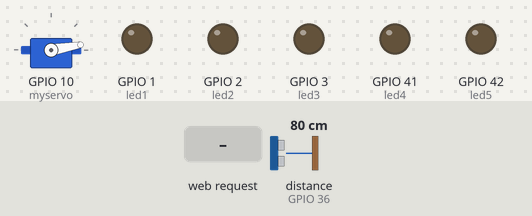
This sketch was run on a simulated ESP32-S2. Parts: servo, output pins drawn as LEDs (lit = HIGH). Wiring (inferred from the names in the program): ultrasonic range finder: trigger GPIO 35; echo GPIO 36. The test bench sets the inputs (shaded band); at power-on: distance to the obstacle (sensor on GPIO 36) 80 cm. The echo pulse lasts 58.3 µs per cm; WiFi joins after 1.5 s; servers stay silent unless stated; pins used as bus, display or sensor lines are not drawn; what the sketch prints to the serial monitor is not drawn.

Above: at 3.7 s.
3.8 s: HTTP request GET /LED_1/on received
At 6.9 s:
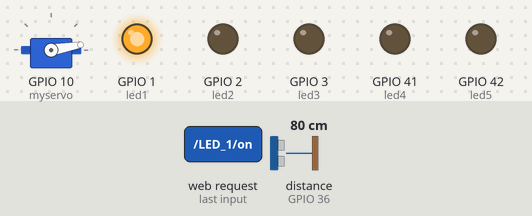
7.7 s: HTTP request GET /LED_2/on received
At 9.6 s:
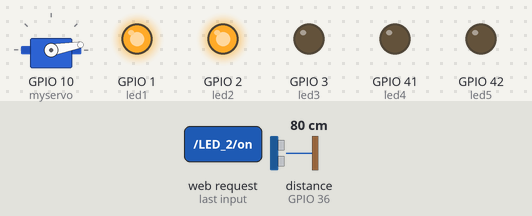
11.6 s: HTTP request GET /LED_1/off received
At 12.4 s:
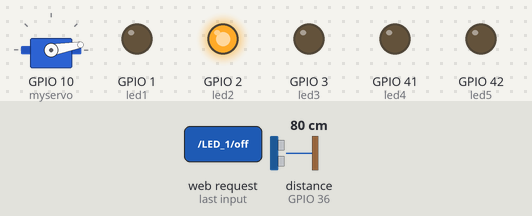
15.5 s: HTTP request GET /LED_3/on received
At 18.9 s:
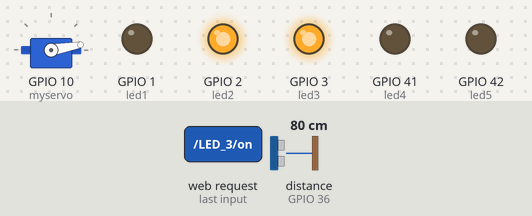
19.5 s: HTTP request GET /LED_2/off received
At 21.6 s:
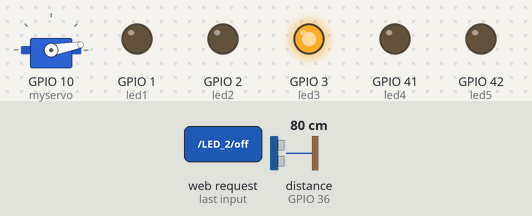
23.4 s: HTTP request GET /LED_4/on received
At 25.6 s:
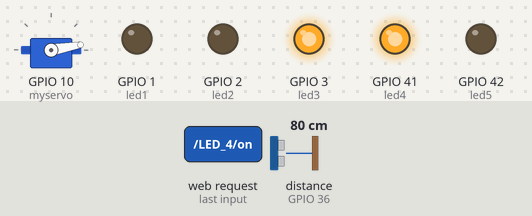
Timing chart, 0 to 27.1 s (numbered marks = the images above; inputs shaded):
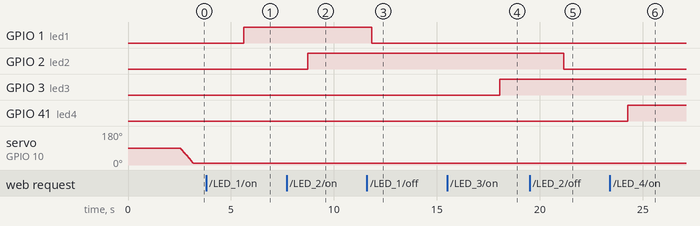

The sketch:

Nodo.ino
```cpp
// Load Wi-Fi library
#include <WiFi.h>
#include <Servo.h>

//global vars para el servo
const int servo = 10;
//constant "kE" de la libreria orignal
Servo myservo = Servo();

// Constantes para la conec WiFi
const char* ssid = "CasquetVolador2G";
const char* password = "ZLe04M4Y41997D1nA";

//const char* ssid = "acm1pt";
//const char* password = "Rocaroc10";

//Iniciar server con port 80
WiFiServer server(80);

// Variable para HTTP request
String header;

// Auxiliar variables to store the current output state
String led1State = "off";
String led2State = "off";
String led3State = "off";
String led4State = "off";
String led5State = "off";

// Assign output variables to GPIO pins
const int led1 = 1;
const int led2 = 2;
const int led3 = 3;
const int led4 = 41;
const int led5 = 42;

//Variables globales para el sensor de ultrasonido
const int Trigger = 35;
const int Echo = 36;
long t, d;

// Current time para los clientes del server
unsigned long currentTime = millis();
// Previous time
unsigned long previousTime = 0;
// Define timeout
const long timeoutTime = 2000;

void setup() {
  //puerto serie ESP32_S2
  Serial.begin(115200);
  // Inicializar the output variables as outputs
  pinMode(led1, OUTPUT);
  pinMode(led2, OUTPUT);
  pinMode(led3, OUTPUT);
  pinMode(led4, OUTPUT);
  pinMode(led5, OUTPUT);
  // Leds en t_0 en LOW (para que este off)
  digitalWrite(led1, LOW);
  digitalWrite(led2, LOW);
  digitalWrite(led3, LOW);
  digitalWrite(led4, LOW);
  digitalWrite(led5, LOW);

  //echo trigger sensor
  pinMode(Trigger, OUTPUT);
  pinMode(Echo, INPUT);
  myservo.attach(10);

  //Wifi net and server start
  connectWiFi();
  server.begin();
}

void loop(){

  digitalWrite(Trigger, HIGH);
  //con esto enviamos los pulsos
  delayMicroseconds(10);
  digitalWrite(Trigger, LOW);

  //obtenemos el ancho del pulso
  t = pulseIn(Echo, HIGH);
  //escalamos el tiempo a una distancia en cm
  d = t/59;

  Serial.print("Distancia: ");
  Serial.print(d);
  Serial.print("cm");
  Serial.println();

  //si la distancia es menor a 80 enciende el servo que acciona la puerta del parking
  if (d < 80 ){
    Serial.println("Enciende el motor");
    myservo.write(servo, 80);
    delay(3000);

  }
  else {
    Serial.println("Apagamos motor ");
    myservo.write(servo, 175);
    delay(1500);

  }
  delay(100);

  //Escuchamos a los clientes
  WiFiClient client = server.available();

  //--------------------

  //Verificamos si tenemos cliente.
  if (client) {

    //variables para el cliente
    currentTime = millis();
    previousTime = currentTime;
    Serial.println("New Client.");
    String currentLine = "";

    // Bucle que se ejecuta mientras el cliente este conectado y no haya superado el
    //timeout impuesto anteriormente
    while (client.connected() && currentTime - previousTime <= timeoutTime) {
      currentTime = millis();

      //Miramos si hay bytes disponibles para leer desde el cliente (request by client)
      //si devuelve true entonces estamos teniendo una request.
      if (client.available()) {
        //leemos el byte
        char c = client.read();
        Serial.write(c);
        //agregamos el byte leido al header que usaremos para almacenar la soliciutd HTTP.
        header += c;
        // Comprueba si el byte leído es un carácter de nueva línea. Esto indica el final de una línea en la solicitud HTTP.
        if (c == '\n') {
          //Verifica si la línea actual está vacía. Si es así, significa que ha habido dos caracteres
          //de nueva línea consecutivos, lo que indica el final de la solicitud HTTP del cliente.
          if (currentLine.length() == 0) {
            //Envía una respuesta HTTP al cliente indicando que la solicitud se ha procesado correctamente.
            client.println("HTTP/1.1 200 OK");
            //Envía una cabecera HTTP al cliente indicando el tipo de contenido que se enviará, en este caso, texto HTML que esta abajo.
            client.println("Content-type:text/html");
            client.println("Connection: close");
            client.println();

            // Control de los leds
            if (header.indexOf("GET /LED_1/on") >= 0) {
              Serial.println("GPIO LED_1 on");
              led1State = "on";
              digitalWrite(led1, HIGH);
            } else if (header.indexOf("GET /LED_1/off") >= 0) {
              Serial.println("GPIO LED_1 off");
              led1State = "off";
              digitalWrite(led1, LOW);

            } else if (header.indexOf("GET /LED_2/on") >= 0) {
              Serial.println("GPIO LED_2 on");
              led2State = "on";
              digitalWrite(led2, HIGH);
            } else if (header.indexOf("GET /LED_2/off") >= 0) {
              Serial.println("GPIO LED_2 off");
              led2State = "off";
              digitalWrite(led2, LOW);

            } else if (header.indexOf("GET /LED_3/on") >= 0) {
              Serial.println("GPIO LED_3 on");
              led3State = "on";
              digitalWrite(led3, HIGH);
            } else if (header.indexOf("GET /LED_3/off") >= 0) {
              Serial.println("GPIO LED_3 off");
              led3State = "off";
              digitalWrite(led3, LOW);
            }

             else if (header.indexOf("GET /LED_4/on") >= 0) {
              Serial.println("GPIO LED_4 on");
              led4State = "on";
              digitalWrite(led4, HIGH);
            } else if (header.indexOf("GET /LED_4/off") >= 0) {
              Serial.println("GPIO LED_4 off");
              led4State = "off";
              digitalWrite(led4, LOW);
            }

              else if (header.indexOf("GET /LED_5/on") >= 0) {
              Serial.println("GPIO LED_5 on");
              led5State = "on";
              digitalWrite(led5, HIGH);
            } else if (header.indexOf("GET /LED_5/off") >= 0) {
              Serial.println("GPIO LED_5 off");
              led5State = "off";
              digitalWrite(led5, LOW);
            }

            // ***** CODIGO HTML ****
            client.println("<!DOCTYPE html><html>");
            client.println("<head><meta name=\"viewport\" content=\"width=device-width, initial-scale=1\">");
            client.println("<link rel=\"icon\" href=\"data:,\">");
            // CSS de los botones
            client.println("<style>html { font-family: Helvetica; display: inline-block; margin: 0px auto; text-align: center;}");
            client.println(".button { background-color: #4CAF50; border: none; color: white; padding: 16px 40px;");
            client.println("text-decoration: none; font-size: 30px; margin: 2px; cursor: pointer;}");
            client.println(".button2 {background-color: #555555;}</style></head>");

            // Cabecera de la pagina
            client.println("<body><h1>ESP32S2 Web Server</h1>");

            //Mostramos el estado actual del boton, en este caso del bano
            client.println("<p>Led Bano - State " + led1State + "</p>");
            if (led1State=="off") {
              client.println("<p><a href=\"/LED_1/on\"><button class=\"button\">ON</button></a></p>");
            } else {
              client.println("<p><a href=\"/LED_1/off\"><button class=\"button button2\">OFF</button></a></p>");
            }

            client.println("<p>Led Garaje - State " + led2State + "</p>");
            if (led2State=="off") {
              client.println("<p><a href=\"/LED_2/on\"><button class=\"button\">ON</button></a></p>");
            } else {
              client.println("<p><a href=\"/LED_2/off\"><button class=\"button button2\">OFF</button></a></p>");
            }

            client.println("<p>Led Dormitorio - State " + led3State + "</p>");
            if (led3State=="off") {
              client.println("<p><a href=\"/LED_3/on\"><button class=\"button\">ON</button></a></p>");
            } else {
              client.println("<p><a href=\"/LED_3/off\"><button class=\"button button2\">OFF</button></a></p>");
            }

            client.println("<p>Led Recibidor - State " + led4State + "</p>");
            if (led4State=="off") {
              client.println("<p><a href=\"/LED_4/on\"><button class=\"button\">ON</button></a></p>");
            } else {
              client.println("<p><a href=\"/LED_4/off\"><button class=\"button button2\">OFF</button></a></p>");
            }

            client.println("<p>Led Sala de estar / Cocina - State " + led5State + "</p>");
            if (led5State=="off") {
              client.println("<p><a href=\"/LED_5/on\"><button class=\"button\">ON</button></a></p>");
            } else {
              client.println("<p><a href=\"/LED_5/off\"><button class=\"button button2\">OFF</button></a></p>");
            }

            client.println("</body></html>");


            client.println();
            // final del bucle While
            break;
          } else { //Si hay nueva linea borramos la actual.
            currentLine = "";
          }
        } else if (c != '\r') {  //retorno de carro
          currentLine += c;
        }
      }
    }
    // Limpiamos el header
    header = "";
    // Finalizamos conec
    client.stop();
    Serial.println("Client disconnected.");
    Serial.println("");
  }
}

void connectWiFi() {
  WiFi.mode(WIFI_OFF);
  delay(1000);
  //Esta línea oculta la visualización de ESP como punto de acceso wifi
  WiFi.mode(WIFI_STA);

  WiFi.begin(ssid, password);
  Serial.println("Connecting to WiFi");

  while (WiFi.status() != WL_CONNECTED) {
    delay(500);
    Serial.print(".");
  }

  Serial.print("connected to : "); Serial.println(ssid);
  Serial.print("IP address: "); Serial.println(WiFi.localIP());
  Serial.print("Use this URL to connect: ");
  Serial.print("http://");
  Serial.print(WiFi.localIP());
  Serial.println("/");
}
```

Measured:
- after the input at 3.8 s, GPIO 1 (led1): LOW → HIGH after 1.8 s
- after the input at 7.7 s, GPIO 2 (led2): LOW → HIGH after 1.0 s
- after the input at 11.6 s, GPIO 1 (led1): HIGH → LOW after 0.24 s
- after the input at 15.5 s, GPIO 3 (led3): LOW → HIGH after 2.6 s
- after the input at 19.5 s, GPIO 2 (led2): HIGH → LOW after 1.7 s
- after the input at 23.4 s, GPIO 41 (led4): LOW → HIGH after 0.88 s
